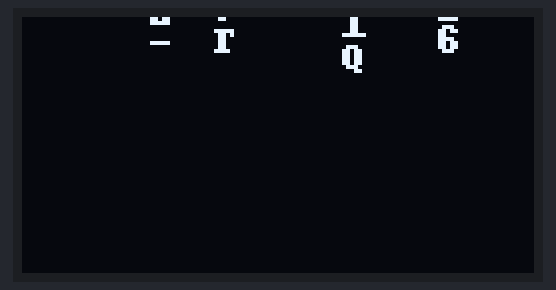
Bench run of a program on a simulated Raspberry Pi (BCM pin numbers). Shown: 128×64 one-colour display. Random numbers come from a fixed seed; what the program prints to the terminal is not drawn.

Above: at 0.35 s.
At 5.24 s:
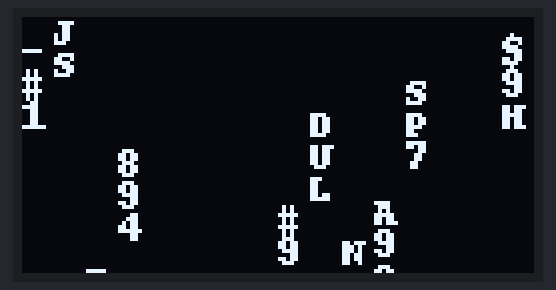
At 10.22 s:
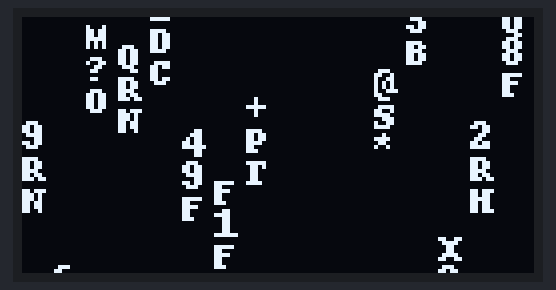
At 20.11 s:
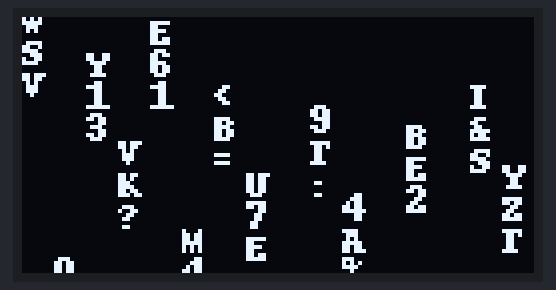
At 29.99 s:
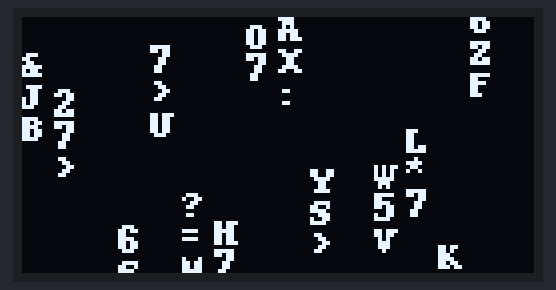
At 39.85 s:
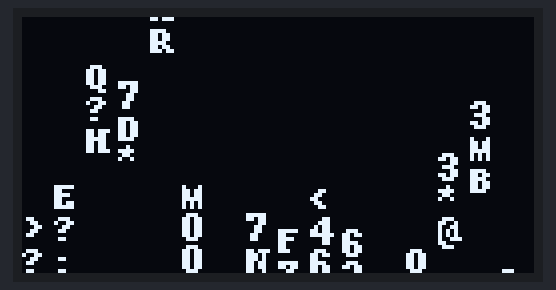

The program:

DigitalRain_luma_SSD1306.py
```python
import time
import random
from luma.core.interface.serial import i2c
from luma.oled.device import ssd1306
from luma.core.render import canvas

# 1. Initialisation directe du périphérique SSD1306 (Adresse 0x3C, Bus I2C 1)
serial = i2c(port=1, address=0x3C)
device = ssd1306(serial, width=128, height=64)

# 2. Paramètres de l'animation
FONT_WIDTH = 8
FONT_HEIGHT = 8
COLS = device.width // FONT_WIDTH

CHARS = "0123456789ABCDEFGHIJKLMNOPQRSTUVWXYZ*#$@%&+-=<>:?"

y_positions = [random.randint(-FONT_HEIGHT * 4, 0) for _ in range(COLS)]
speeds = [random.randint(2, 5) for _ in range(COLS)]

print("Animation Matrix (Luma Direct) lancée... Ctrl+C pour quitter.")

try:
    while True:
        # L'instruction 'canvas' de Luma verrouille l'accès direct au buffer de l'écran
        with canvas(device) as draw:
            for col in range(COLS):
                x_pos = col * FONT_WIDTH
                y_pos = y_positions[col]

                if y_pos >= 0:
                    # 1. Caractère du haut
                    if y_pos - (FONT_HEIGHT * 2) < device.height:
                        draw.text((x_pos, y_pos - (FONT_HEIGHT * 2)), random.choice(CHARS), fill="white")

                    # 2. Caractère du milieu
                    if y_pos - FONT_HEIGHT < device.height:
                        draw.text((x_pos, y_pos - FONT_HEIGHT), random.choice(CHARS), fill="white")

                    # 3. Tête de la goutte
                    if y_pos < device.height:
                        draw.text((x_pos, y_pos), random.choice(CHARS), fill="white")

                # Descente
                y_positions[col] += speeds[col]

                # Réinitialisation en haut
                if y_positions[col] >= device.height + (FONT_HEIGHT * 2):
                    y_positions[col] = random.randint(-FONT_HEIGHT * 4, 0)
                    speeds[col] = random.randint(2, 5)

        # Pause très courte (Luma gère le rafraîchissement de manière beaucoup plus fluide)
        time.sleep(0.01)

except KeyboardInterrupt:
    device.clear()
    print("\nAnimation arrêtée.")
```
